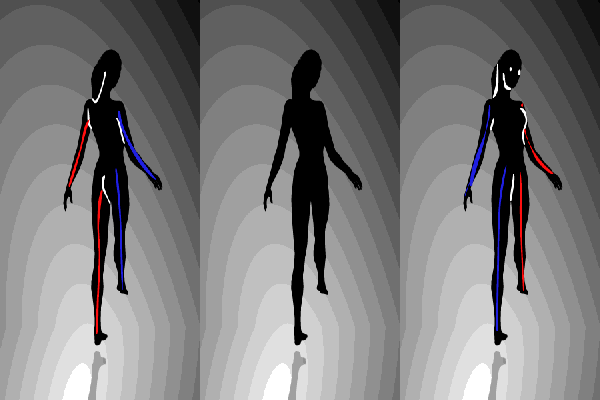
%> input picture Dancer.gif, 600 x 400 px
$ octave Dancer_GIF.m   (GNU Octave 9; MATLAB toolbox functions it lacks are replaced by stand-ins)
%> lines starting %> are read from the running program, lines starting %| are printed output that depends on the picture
% 2019-8-1 19:10:24

clear,clc,close all;

Task='Dancer';
mkdir(Task);

% spinning-dancer-big.gif (600×400)
% http://brainden.com/images/spinning-dancer-big.gif
[X,map]=imread('Dancer.gif');
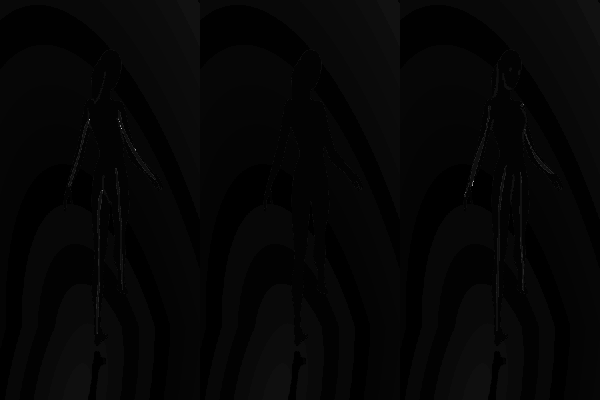
%> X: size 400x600 uint8; min 0, max 181, mean 5.3
%> map = 256 rows, first 12: [0.627 0.627 0.627; 0.376 0.376 0.376; 0.753 0.753 0.753; 0 0 0; 0.565 0.565 0.565; 0.502 0.502 0.502; 0.439 0.439 0.439; 0.69 0.69 0.69; 0.314 0.314 0.314; 0.816 0.816 0.816; 0.251 0.251 0.251; 0.188 0.188 0.188]
[~,width,~,nFrame0]=size(X);
%> width = 600; nFrame0 = 1
width=width/3; % the width of new gif is only 1/3 of the original one
%> width = 200

% generate random series
nFrame=nFrame0*3; % rotate for 3 times
%> nFrame = 3
idx=randi(2,nFrame,1); % randomly select the left or the right picture
idx=2*(idx==2); % transform {1,2} to {0,2}
%> idx = [2; 2; 0]

for iFrame=1:nFrame
    figure;
    iFrame0=rem(iFrame-1,nFrame0)+1;
    temp=X(:,width*idx(iFrame)+1:width*idx(iFrame)+width,:,iFrame0);
    % temp=imresize(temp,[400,300]);
    imshow(temp,map,'Border','tight');
    saveas(gcf,sprintf('%s/Frame_%d.png',Task,iFrame),'png'); % save frames
    close;
end
%> this loop made 3 passes
%> pass 1, `imshow(temp,map,'Border','tight');`:
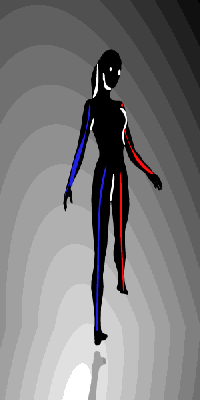
%> displayed picture: size 400x200x3, on the screen's scale of 0 to 255; mean R, G, B 123.6, 122.7, 124

% read frames
iFrame=1;
%> (the run ends here)

$ run again, with FFT_sample.jpg saved as Dancer.gif
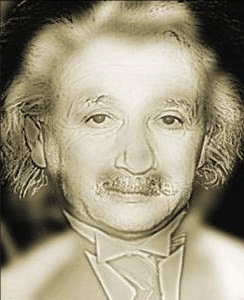
%> input picture FFT_sample.jpg, 244 x 300 px
%> `[X,map]=imread('Dancer.gif');`:
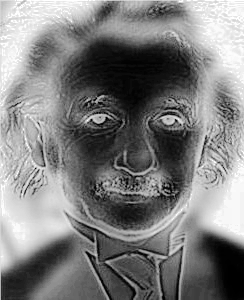
%> X: size 300x244 uint8; min 0, max 255, mean 126.1
%> map = 256 rows, first 12: [0.98 0.976 0.949; 0.973 0.965 0.937; 0.961 0.953 0.925; 0.957 0.937 0.918; 0.961 0.937 0.867; 0.945 0.937 0.906; 0.949 0.925 0.906; 0.941 0.922 0.902; 0.949 0.925 0.867; 0.941 0.925 0.882; 0.937 0.922 0.878; 0.937 0.918 0.89]
%> the loop `for iFrame=1:nFrame` made 3 passes
%> pass 1, `imshow(temp,map,'Border','tight');`:
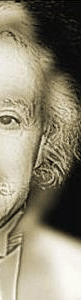
%> displayed picture: size 300x81x3, on the screen's scale of 0 to 255; mean R, G, B 139.7, 132.9, 112.5
